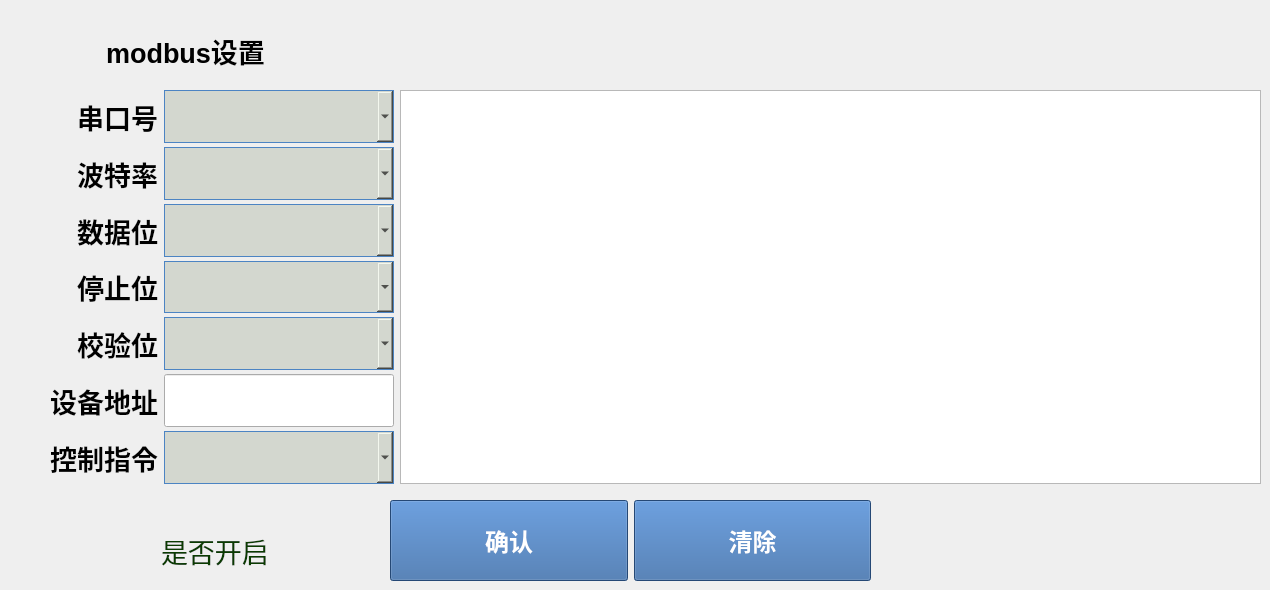
    <widget class="QWidget" name="page_13">
     <widget class="QLabel" name="label_49">
      <property name="geometry">
       <rect>
        <x>50</x>
        <y>20</y>
        <width>271</width>
        <height>61</height>
       </rect>
      </property>
      <property name="font">
       <font>
        <pointsize>20</pointsize>
        <weight>75</weight>
        <bold>true</bold>
       </font>
      </property>
      <property name="text">
       <string>modbus设置</string>
      </property>
      <property name="alignment">
       <set>Qt::AlignCenter</set>
      </property>
     </widget>
     <widget class="QCheckBox" name="isactive">
      <property name="geometry">
       <rect>
        <x>91</x>
        <y>520</y>
        <width>191</width>
        <height>61</height>
       </rect>
      </property>
      <property name="font">
       <font>
        <pointsize>20</pointsize>
       </font>
      </property>
      <property name="styleSheet">
       <string notr="true">QCheckBox{
	border: none;/*最外层边框*/
}
QCheckBox::indicator{/*选择框尺寸*/
    background-color: rgba(0, 0, 0, 0);
	color:black;
    border: 0px solid #b1b1b1;
	width: 64px;
	height: 64px;
}
QCheckBox:enabled:checked{
        color: rgb(10, 60, 0);
        font 20px &quot;黑体&quot;;
}
QCheckBox:enabled:!checked{
        color: rgb(10, 60, 0);
        font 20px &quot;黑体&quot;;

}
QCheckBox:enabled:hover{
        font 18px &quot;黑体&quot;;

}
QCheckBox:!enabled{
	color: rgb(80, 80, 80);
}
 
QCheckBox::indicator:unchecked {
    image: url(:/images/Off.png)
}

QCheckBox::indicator:checked {
    
	image: url(:/images/On.png);
}
</string>
      </property>
      <property name="text">
       <string>是否开启</string>
      </property>
     </widget>
     <widget class="QWidget" name="layoutWidget">
      <property name="geometry">
       <rect>
        <x>50</x>
        <y>90</y>
        <width>1211</width>
        <height>394</height>
       </rect>
      </property>
      <layout class="QHBoxLayout" name="horizontalLayout_14" stretch="2,5">
       <item>
        <layout class="QGridLayout" name="gridLayout" rowstretch="1,1,1,1,1,1,1" columnstretch="0,1">
         <property name="sizeConstraint">
          <enum>QLayout::SetFixedSize</enum>
         </property>
         <property name="horizontalSpacing">
          <number>6</number>
         </property>
         <property name="verticalSpacing">
          <number>4</number>
         </property>
         <item row="0" column="0">
          <widget class="QLabel" name="label_2">
           <property name="font">
            <font>
             <pointsize>20</pointsize>
             <weight>75</weight>
             <bold>true</bold>
            </font>
           </property>
           <property name="text">
            <string>串口号</string>
           </property>
           <property name="alignment">
            <set>Qt::AlignRight|Qt::AlignTrailing|Qt::AlignVCenter</set>
           </property>
          </widget>
         </item>
         <item row="5" column="0">
          <widget class="QLabel" name="label_42">
           <property name="font">
            <font>
             <pointsize>20</pointsize>
             <weight>75</weight>
             <bold>true</bold>
            </font>
           </property>
           <property name="text">
            <string>设备地址</string>
           </property>
           <property name="alignment">
            <set>Qt::AlignRight|Qt::AlignTrailing|Qt::AlignVCenter</set>
           </property>
          </widget>
         </item>
         <item row="3" column="0">
          <widget class="QLabel" name="label_39">
           <property name="font">
            <font>
             <pointsize>20</pointsize>
             <weight>75</weight>
             <bold>true</bold>
            </font>
           </property>
           <property name="text">
            <string>停止位</string>
           </property>
           <property name="alignment">
            <set>Qt::AlignRight|Qt::AlignTrailing|Qt::AlignVCenter</set>
           </property>
          </widget>
         </item>
         <item row="3" column="1">
          <widget class="QComboBox" name="stopbit">
           <property name="sizePolicy">
            <sizepolicy hsizetype="Preferred" vsizetype="Preferred">
             <horstretch>0</horstretch>
             <verstretch>0</verstretch>
            </sizepolicy>
           </property>
           <property name="font">
            <font>
             <family>Source Han Sans CN</family>
             <pointsize>-1</pointsize>
             <weight>50</weight>
             <bold>false</bold>
            </font>
           </property>
           <property name="styleSheet">
            <string notr="true">QComboBox {
    border: 1px solid #4C84C3;
	width: 84px;
	height: 44px;
	font-size: 20px;
	font-family: Source Han Sans CN;
	background-color: rgb(211, 215, 207);
	font-weight: 400;
	opacity: 1;
	border-radius: 0px;
}
 
QComboBox QAbstractItemView {
    border-radius:  0px;  
	background-color: rgb(233, 185, 110);
	border:1px solid #4C84c3;
 	selection-background-color: #2019DC;
}
 
QComboBox QAbstractItemView::item {
    height: 40px;   
	border: none;
}
 
</string>
           </property>
          </widget>
         </item>
         <item row="2" column="1">
          <widget class="QComboBox" name="databit">
           <property name="sizePolicy">
            <sizepolicy hsizetype="Preferred" vsizetype="Preferred">
             <horstretch>0</horstretch>
             <verstretch>0</verstretch>
            </sizepolicy>
           </property>
           <property name="font">
            <font>
             <family>Source Han Sans CN</family>
             <pointsize>-1</pointsize>
             <weight>50</weight>
             <bold>false</bold>
            </font>
           </property>
           <property name="styleSheet">
            <string notr="true">QComboBox {
    border: 1px solid #4C84C3;
	width: 84px;
	height: 44px;
	font-size: 20px;
	font-family: Source Han Sans CN;
	background-color: rgb(211, 215, 207);
	font-weight: 400;
	opacity: 1;
	border-radius: 0px;
}
 
QComboBox QAbstractItemView {
    border-radius:  0px;  
	background-color: rgb(233, 185, 110);
	border:1px solid #4C84c3;
 	selection-background-color: #2019DC;
}
 
QComboBox QAbstractItemView::item {
    height: 40px;   
	border: none;
}
 
</string>
           </property>
          </widget>
         </item>
         <item row="1" column="0">
          <widget class="QLabel" name="label_4">
           <property name="font">
            <font>
             <pointsize>20</pointsize>
             <weight>75</weight>
             <bold>true</bold>
            </font>
           </property>
           <property name="text">
            <string>波特率</string>
           </property>
           <property name="alignment">
            <set>Qt::AlignRight|Qt::AlignTrailing|Qt::AlignVCenter</set>
           </property>
          </widget>
         </item>
         <item row="0" column="1">
          <widget class="QComboBox" name="com">
           <property name="sizePolicy">
            <sizepolicy hsizetype="Preferred" vsizetype="Preferred">
             <horstretch>0</horstretch>
             <verstretch>0</verstretch>
            </sizepolicy>
           </property>
           <property name="font">
            <font>
             <family>Source Han Sans CN</family>
             <pointsize>-1</pointsize>
             <weight>50</weight>
             <bold>false</bold>
            </font>
           </property>
           <property name="styleSheet">
            <string notr="true">QComboBox {
    border: 1px solid #4C84C3;
	width: 84px;
	height: 44px;
	font-size: 20px;
	font-family: Source Han Sans CN;
	background-color: rgb(211, 215, 207);
	font-weight: 400;
	opacity: 1;
	border-radius: 0px;
}
 
QComboBox QAbstractItemView {
    border-radius:  0px;  
	background-color: rgb(233, 185, 110);
	border:1px solid #4C84c3;
 	selection-background-color: #2019DC;
}
 
QComboBox QAbstractItemView::item {
    height: 40px;   
	border: none;
}
 
</string>
           </property>
          </widget>
         </item>
         <item row="2" column="0">
          <widget class="QLabel" name="label_31">
           <property name="font">
            <font>
             <pointsize>20</pointsize>
             <weight>75</weight>
             <bold>true</bold>
            </font>
           </property>
           <property name="text">
            <string>数据位</string>
           </property>
           <property name="alignment">
            <set>Qt::AlignRight|Qt::AlignTrailing|Qt::AlignVCenter</set>
           </property>
          </widget>
         </item>
         <item row="1" column="1">
          <widget class="QComboBox" name="baudrate">
           <property name="sizePolicy">
            <sizepolicy hsizetype="Preferred" vsizetype="Preferred">
             <horstretch>0</horstretch>
             <verstretch>0</verstretch>
            </sizepolicy>
           </property>
           <property name="font">
            <font>
             <family>Source Han Sans CN</family>
             <pointsize>-1</pointsize>
             <weight>50</weight>
             <bold>false</bold>
            </font>
           </property>
           <property name="styleSheet">
            <string notr="true">QComboBox {
    border: 1px solid #4C84C3;
	width: 84px;
	height: 44px;
	font-size: 20px;
	font-family: Source Han Sans CN;
	background-color: rgb(211, 215, 207);
	font-weight: 400;
	opacity: 1;
	border-radius: 0px;
}
 
QComboBox QAbstractItemView {
    border-radius:  0px;  
	background-color: rgb(233, 185, 110);
	border:1px solid #4C84c3;
 	selection-background-color: #2019DC;
}
 
QComboBox QAbstractItemView::item {
    height: 40px;   
	border: none;
}
 
</string>
           </property>
          </widget>
         </item>
         <item row="4" column="0">
          <widget class="QLabel" name="label_41">
           <property name="font">
            <font>
             <pointsize>20</pointsize>
             <weight>75</weight>
             <bold>true</bold>
            </font>
           </property>
           <property name="text">
            <string>校验位</string>
           </property>
           <property name="alignment">
            <set>Qt::AlignRight|Qt::AlignTrailing|Qt::AlignVCenter</set>
           </property>
          </widget>
         </item>
         <item row="4" column="1">
          <widget class="QComboBox" name="parity">
           <property name="sizePolicy">
            <sizepolicy hsizetype="Preferred" vsizetype="Preferred">
             <horstretch>0</horstretch>
             <verstretch>0</verstretch>
            </sizepolicy>
           </property>
           <property name="font">
            <font>
             <family>Source Han Sans CN</family>
             <pointsize>-1</pointsize>
             <weight>50</weight>
             <bold>false</bold>
            </font>
           </property>
           <property name="styleSheet">
            <string notr="true">QComboBox {
    border: 1px solid #4C84C3;
	width: 84px;
	height: 44px;
	font-size: 20px;
	font-family: Source Han Sans CN;
	background-color: rgb(211, 215, 207);
	font-weight: 400;
	opacity: 1;
	border-radius: 0px;
}
 
QComboBox QAbstractItemView {
    border-radius:  0px;  
	background-color: rgb(233, 185, 110);
	border:1px solid #4C84c3;
 	selection-background-color: #2019DC;
}
 
QComboBox QAbstractItemView::item {
    height: 40px;   
	border: none;
}
 
</string>
           </property>
          </widget>
         </item>
         <item row="6" column="0">
          <widget class="QLabel" name="label_43">
           <property name="font">
            <font>
             <pointsize>20</pointsize>
             <weight>75</weight>
             <bold>true</bold>
            </font>
           </property>
           <property name="text">
            <string>控制指令</string>
           </property>
           <property name="alignment">
            <set>Qt::AlignRight|Qt::AlignTrailing|Qt::AlignVCenter</set>
           </property>
          </widget>
         </item>
         <item row="6" column="1">
          <widget class="QComboBox" name="ctrl">
           <property name="sizePolicy">
            <sizepolicy hsizetype="Preferred" vsizetype="Preferred">
             <horstretch>0</horstretch>
             <verstretch>0</verstretch>
            </sizepolicy>
           </property>
           <property name="font">
            <font>
             <family>Source Han Sans CN</family>
             <pointsize>-1</pointsize>
             <weight>50</weight>
             <bold>false</bold>
            </font>
           </property>
           <property name="styleSheet">
            <string notr="true">QComboBox {
    border: 1px solid #4C84C3;
	width: 84px;
	height: 44px;
	font-size: 20px;
	font-family: Source Han Sans CN;
	background-color: rgb(211, 215, 207);
	font-weight: 400;
	opacity: 1;
	border-radius: 0px;
}
 
QComboBox QAbstractItemView {
    border-radius:  0px;  
	background-color: rgb(233, 185, 110);
	border:1px solid #4C84c3;
 	selection-background-color: #2019DC;
}
 
QComboBox QAbstractItemView::item {
    height: 40px;   
	border: none;
}
 
</string>
           </property>
          </widget>
         </item>
         <item row="5" column="1">
          <widget class="QLineEdit" name="address">
           <property name="sizePolicy">
            <sizepolicy hsizetype="Expanding" vsizetype="Preferred">
             <horstretch>0</horstretch>
             <verstretch>0</verstretch>
            </sizepolicy>
           </property>
           <property name="font">
            <font>
             <pointsize>20</pointsize>
             <weight>75</weight>
             <bold>true</bold>
            </font>
           </property>
          </widget>
         </item>
        </layout>
       </item>
       <item>
        <widget class="QTextBrowser" name="infoedit">
         <property name="font">
          <font>
           <pointsize>18</pointsize>
          </font>
         </property>
        </widget>
       </item>
      </layout>
     </widget>
     <widget class="QWidget" name="layoutWidget">
      <property name="geometry">
       <rect>
        <x>390</x>
        <y>500</y>
        <width>481</width>
        <height>81</height>
       </rect>
      </property>
      <layout class="QHBoxLayout" name="horizontalLayout_15">
       <item>
        <widget class="QPushButton" name="btn_ok">
         <property name="sizePolicy">
          <sizepolicy hsizetype="Minimum" vsizetype="Preferred">
           <horstretch>0</horstretch>
           <verstretch>0</verstretch>
          </sizepolicy>
         </property>
         <property name="font">
          <font>
           <pointsize>18</pointsize>
           <weight>75</weight>
           <bold>true</bold>
          </font>
         </property>
         <property name="styleSheet">
          <string notr="true">QPushButton
{
		
		background-color: rgb(52, 101, 164);
		
		color: rgb(255, 255, 255);

}

QPushButton:hover
{
			
		background-color: rgb(114, 159, 207);	
		

}</string>
         </property>
         <property name="text">
          <string>确认</string>
         </property>
        </widget>
       </item>
       <item>
        <widget class="QPushButton" name="btn_clr">
         <property name="sizePolicy">
          <sizepolicy hsizetype="Minimum" vsizetype="Preferred">
           <horstretch>0</horstretch>
           <verstretch>0</verstretch>
          </sizepolicy>
         </property>
         <property name="font">
          <font>
           <pointsize>18</pointsize>
           <weight>75</weight>
           <bold>true</bold>
          </font>
         </property>
         <property name="styleSheet">
          <string notr="true">QPushButton
{
		
		background-color: rgb(52, 101, 164);
		
		color: rgb(255, 255, 255);

}

QPushButton:hover
{
			
		background-color: rgb(114, 159, 207);	
		

}</string>
         </property>
         <property name="text">
          <string>清除</string>
         </property>
        </widget>
       </item>
      </layout>
     </widget>
    </widget>
